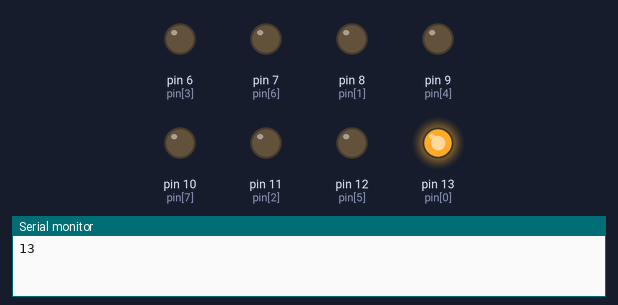
The sketch below on a simulated Arduino Uno, built with avr-gcc and run on an emulated ATmega328P. Parts: output pins drawn as LEDs (lit = HIGH), the last lines printed to the serial monitor.

Above: at 0.5 s.
At 2.5 s:
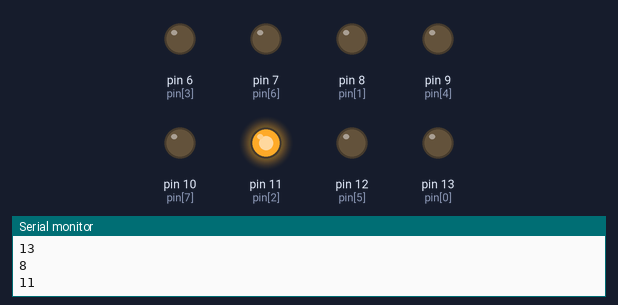
At 3.5 s:
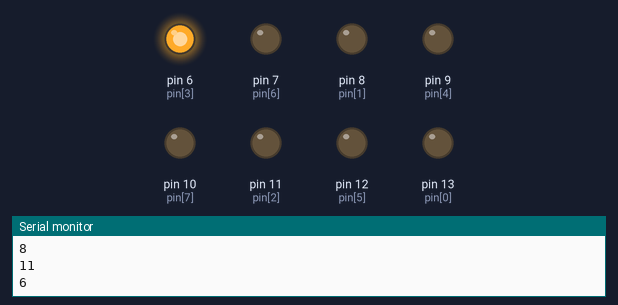
At 4.5 s:
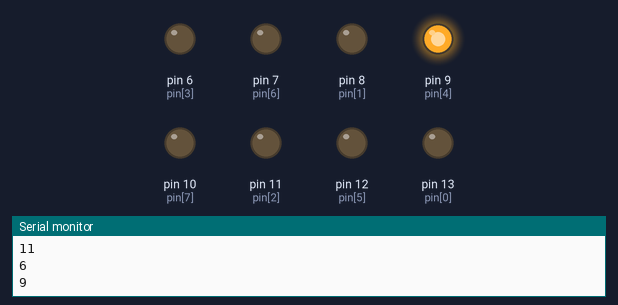
At 6.5 s:
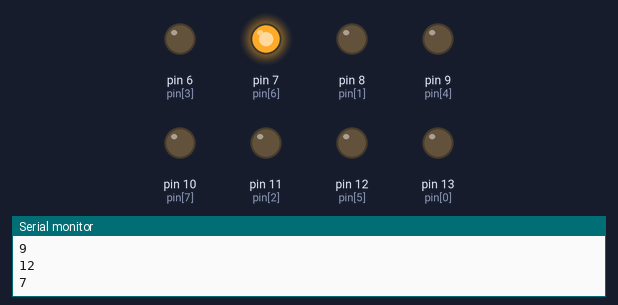
At 9.5 s:
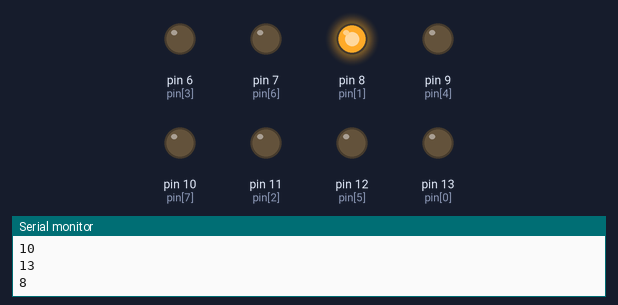
Timing chart, 0 to 10.4 s (numbered marks = the images above):
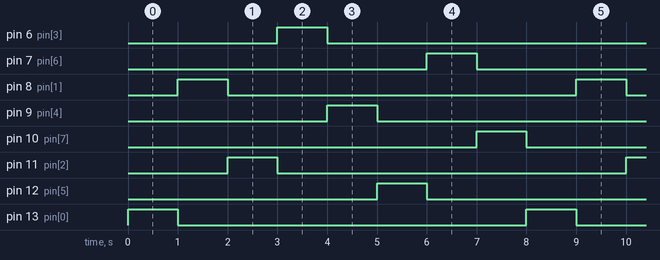

The sketch:

A01_Led_80i_Loop_Array.ino
```cpp
int pin[] ={13,8,11,6,9,12,7,10};
const int d = 1000;

void setup()
{
  Serial.begin(9600);

  for (int i=0;i<8;i++)
  {
    pinMode(pin[i],OUTPUT);
  }

}

void loop()
{
 for (int i=0; i<8;i++)
 {
  Serial.println(pin[i]);
  digitalWrite(pin[i],HIGH);
  delay(d);
  digitalWrite(pin[i],LOW);
 }
}
```

Measured:
- by itself, pin 6 (pin[3]), pin 7 (pin[6]), pin 8 (pin[1]), pin 9 (pin[4]), pin 10 (pin[7]), pin 11 (pin[2]), pin 12 (pin[5]), pin 13 (pin[0]): alternates HIGH for 1.0 s and LOW for 7.0 s
- by itself, everything shown: repeats every 8.0 s, in 9 steps
